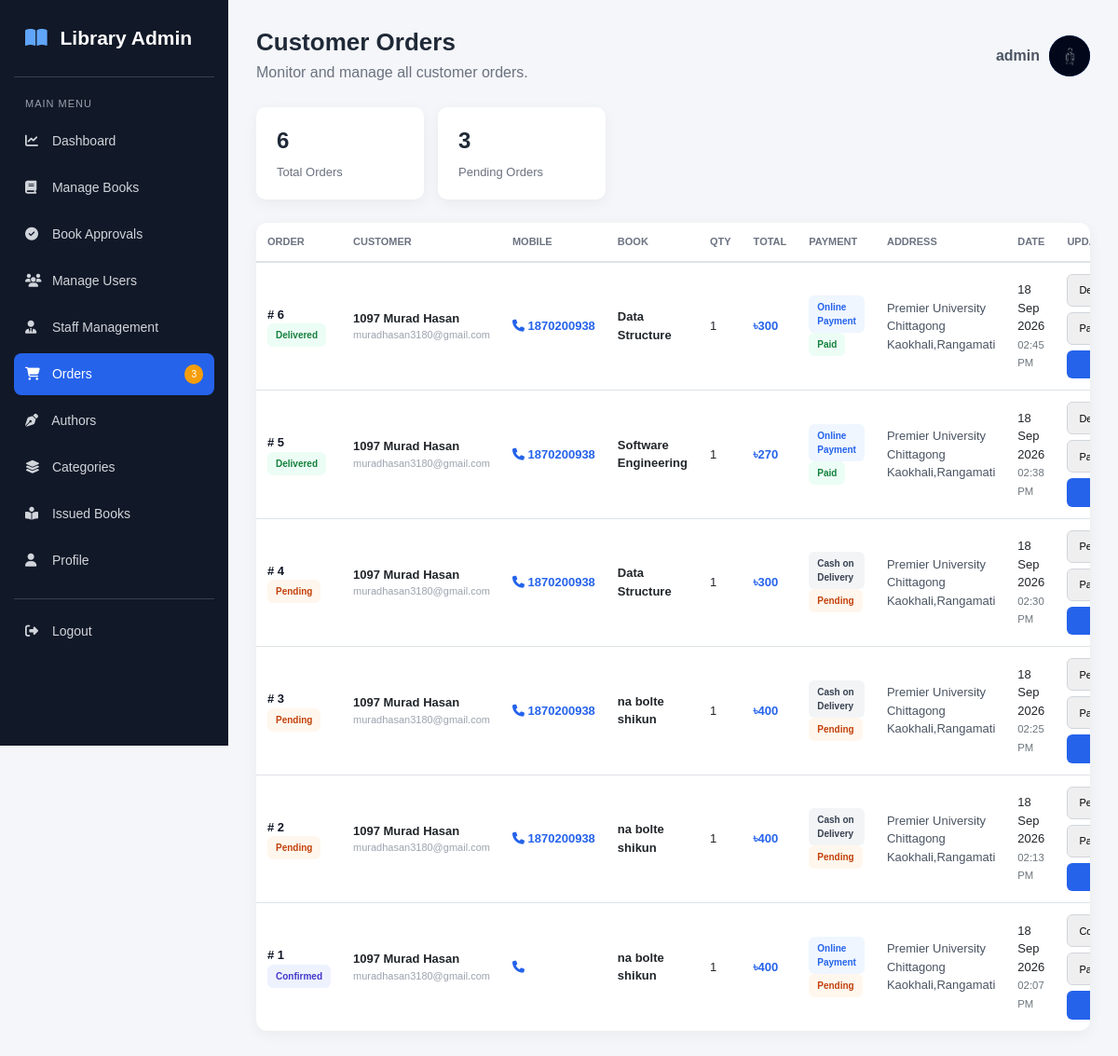
The app's page /admin/orders.php (signed in) with its own data.
### tables this page shows
CREATE TABLE `orders` (
  `order_id` int(11) NOT NULL,
  `user_id` int(11) NOT NULL,
  `book_id` int(11) NOT NULL,
  `quantity` int(11) NOT NULL DEFAULT 1,
  `total_amount` int(11) NOT NULL,
  `payment_method` varchar(30) NOT NULL,
  `payment_status` varchar(30) NOT NULL DEFAULT 'Pending',
  `order_status` varchar(30) NOT NULL DEFAULT 'Pending',
  `delivery_address` varchar(250) NOT NULL,
  `mobile` varchar(20) NOT NULL,
  `order_date` datetime NOT NULL DEFAULT current_timestamp()
);

CREATE TABLE `users` (
  `id` int(11) NOT NULL,
  `name` varchar(50) NOT NULL,
  `email` varchar(100) NOT NULL,
  `password` varchar(100) NOT NULL,
  `mobile` bigint(20) NOT NULL,
  `profile_image` varchar(255) DEFAULT NULL,
  `address` varchar(250) NOT NULL
);

CREATE TABLE `books` (
  `book_id` int(11) NOT NULL,
  `book_name` varchar(250) NOT NULL,
  `author_id` int(11) DEFAULT NULL,
  `pending_author_name` varchar(250) DEFAULT NULL,
  `cat_id` int(11) DEFAULT NULL,
  `pending_category_name` varchar(100) DEFAULT NULL,
  `book_no` int(11) NOT NULL,
  `book_price` int(11) NOT NULL,
  `book_file` varchar(255) DEFAULT NULL,
  `pdf_comment` varchar(500) DEFAULT NULL,
  `book_cover` varchar(255) DEFAULT NULL,
  `added_by` int(11) DEFAULT NULL,
  `added_by_type` varchar(20) NOT NULL DEFAULT 'Admin',
  `approval_status` varchar(20) NOT NULL DEFAULT 'Approved',
  `rejection_reason` varchar(255) DEFAULT NULL
);

### admin/orders.php (the view, shortened to what the rows shown need)
<?php
$conn = mysqli_connect("localhost", "root", "", "lms");
$admin_id = (int) $_SESSION["admin_id"];
$admin_query = "
    SELECT name, email, profile_image
    FROM admins
    WHERE id = $admin_id
    LIMIT 1
";
$admin_result = mysqli_query($conn, $admin_query);
$admin = mysqli_fetch_assoc($admin_result);
$query = "
    SELECT
        orders.order_id,
        orders.quantity,
        orders.total_amount,
        orders.payment_method,
        orders.payment_status,
        orders.order_status,
        orders.delivery_address,
        orders.mobile,
        orders.order_date,
        users.name AS customer_name,
        users.email AS customer_email,
        books.book_name
    FROM orders
    INNER JOIN users
        ON orders.user_id = users.id
    INNER JOIN books
        ON orders.book_id = books.book_id
    ORDER BY orders.order_id DESC
";
$result = mysqli_query($conn, $query);
?>
<!DOCTYPE html>
<html lang="en">
<head>
    <link
        rel="stylesheet"
        href="https://cdn.jsdelivr.net/npm/bootstrap@4.6.2/dist/css/bootstrap.min.css"
    >
    <link
        rel="stylesheet"
        href="https://cdnjs.cloudflare.com/ajax/libs/font-awesome/6.5.2/css/all.min.css"
    >
</head>
<body>
<div class="main">
    <div class="topbar">
        <div class="page-title">
            <h2>
                Customer Orders
            </h2>
        </div>
        <div class="admin-info">
            <span>
                <?php
                echo htmlspecialchars(
                    $admin["name"]
                );
                ?>
            </span>
            <div class="admin-avatar">
                <?php if (
                    !empty(
                        $admin["profile_image"]
                    )
                ): ?>
                    <img
                        src="uploads/<?php
                        echo htmlspecialchars(
                            $admin["profile_image"]
                        );
                        ?>"
                        alt="Admin"
                    >
                <?php else: ?>
                    <i class="fa-solid fa-user"></i>
                <?php endif; ?>
            </div>
        </div>
    </div>
    <div class="order-card">
        <?php if (
            $result &&
            mysqli_num_rows($result) > 0
        ): ?>
            <div class="table-responsive">
                <table class="table mb-0">
                    <thead>
                        <tr>
                            <th>
                                Order
                            </th>
                            <th>
                                Customer
                            </th>
                            <th>
                                Mobile
                            </th>
                            <th>
                                Book
                            </th>
                            <th>
                                Qty
                            </th>
                            <th>
                                Total
                            </th>
                            <th>
                                Payment
                            </th>
                            <th>
                                Address
                            </th>
                            <th>
                                Date
                            </th>
                            <th>
                                Update
                            </th>
                        </tr>
                    </thead>
                    <tbody>
                    <?php while (
                        $order =
                        mysqli_fetch_assoc(
                            $result
                        )
                    ): ?>
                        <tr>
                            <td>
                                <div class="order-id">
                                    #
                                    <?php
                                    echo $order["order_id"];
                                    ?>
                                </div>
                                <?php
                                $order_class =
                                    "status-" .
                                    strtolower(
                                        $order["order_status"]
                                    );
                                ?>
                                <span
                                    class="badge-custom <?php
                                    echo $order_class;
                                    ?>"
                                >
                                    <?php
                                    echo htmlspecialchars(
                                        $order["order_status"]
                                    );
                                    ?>
                                </span>
                            </td>
                            <td>
                                <div class="customer-name">
                                    <?php
                                    echo htmlspecialchars(
                                        $order["customer_name"]
                                    );
                                    ?>
                                </div>
                                <div class="customer-email">
                                    <?php
                                    echo htmlspecialchars(
                                        $order["customer_email"]
                                    );
                                    ?>
                                </div>
                            </td>
                            <td>
                                <span class="mobile">
                                    <i
                                        class="fa-solid fa-phone"
                                    ></i>
                                    <?php
                                    echo htmlspecialchars(
                                        $order["mobile"]
                                    );
                                    ?>
                                </span>
                            </td>
                            <td>
                                <div class="book-name">
                                    <?php
                                    echo htmlspecialchars(
                                        $order["book_name"]
                                    );
                                    ?>
                                </div>
                            </td>
                            <td>
                                <?php
                                echo $order["quantity"];
                                ?>
                            </td>
                            <td>
                                <span class="amount">
                                    ৳<?php
                                    echo number_format(
                                        $order["total_amount"]
                                    );
                                    ?>
                                </span>
                            </td>
                            <td>
                                <?php if (
                                    $order["payment_method"]
                                    == "Online Payment"
                                ): ?>
                                    <span
                                        class="badge-custom payment-online"
                                    >
                                        Online Payment
                                    </span>
                                <?php else: ?>
                                    <span
                                        class="badge-custom payment-cod"
                                    >
                                        Cash on Delivery
                                    </span>
                                <?php endif; ?>
                                <br>
                                <?php
                                $payment_class =
                                    $order["payment_status"]
                                    == "Paid"
                                    ? "payment-paid"
                                    : "status-pending";
                                ?>
                                <span
                                    class="badge-custom
                                    <?php
                                    echo $payment_class;
                                    ?>"
                                >
                                    <?php
                                    echo htmlspecialchars(
                                        $order["payment_status"]
                                    );
                                    ?>
                                </span>
                            </td>
                            <td>
                                <div class="address">
                                    <?php
                                    echo htmlspecialchars(
                                        $order["delivery_address"]
                                    );
                                    ?>
                                </div>
                            </td>
                            <td>
                                <?php
                                echo date(
                                    "d M Y",
                                    strtotime(
                                        $order["order_date"]
                                    )
                                );
                                ?>
                                <br>
                                <small
                                    class="text-muted"
                                >
                                    <?php
                                    echo date(
                                        "h:i A",
                                        strtotime(
                                            $order["order_date"]
                                        )
                                    );
                                    ?>
                                </small>
                            </td>
                            <td>
                                <form
                                    method="POST"
                                    class="update-box"
                                >
                                    <select
                                        name="order_status"
                                    >
                                        <option
                                            value="Pending"
                                            <?php
                                            if (
                                                $order["order_status"]
                                                == "Pending"
                                            ) {
                                                echo "selected";
                                            }
                                            ?>
                                        >
                                            Pending
                                        </option>
                                        <option
                                            value="Confirmed"
                                            <?php
                                            if (
                                                $order["order_status"]
                                                == "Confirmed"
                                            ) {
                                                echo "selected";
                                            }
                                            ?>
                                        >
                                            Confirmed
                                        </option>
                                        <option
                                            value="Delivered"
                                            <?php
                                            if (
                                                $order["order_status"]
                                                == "Delivered"
                                            ) {
                                                echo "selected";
                                            }
                                            ?>
                                        >
                                            Delivered
                                        </option>
                                    </select>
                                    <select
                                        name="payment_status"
                                    >
                                        <option
                                            value="Pending"
                                            <?php
                                            if (
                                                $order["payment_status"]
                                                == "Pending"
                                            ) {
                                                echo "selected";
                                            }
                                            ?>
                                        >
                                            Payment Pending
                                        </option>
                                        <option
                                            value="Paid"
                                            <?php
                                            if (
                                                $order["payment_status"]
                                                == "Paid"
                                            ) {
                                                echo "selected";
                                            }
                                            ?>
                                        >
                                            Payment Paid
                                        </option>
                                    </select>
                                    <button
                                        type="submit"
                                        name="update_order"
                                        class="btn-update"
                                    >
                                    </button>
                                </form>
                            </td>
                        </tr>
                    <?php endwhile; ?>
                    </tbody>
                </table>
            </div>
        <?php endif; ?>
    </div>
</div>
</body>
</html>

### records on screen
orders: order_id "6", order_status "Delivered", user.name "1097 Murad Hasan", user.email "muradhasan3180@gmail.com", mobile "1870200938", book.book_name "Data Structure", quantity "1", total_amount "300", payment_method "Online Payment", payment_status "Paid", delivery_address "Premier University Chittagong Kaokhali,Rangamati", order_date "18 Sep 2026", order_date "02:45 PM", payment_status "Payment Paid"
orders: order_id "5", order_status "Delivered", user.name "1097 Murad Hasan", user.email "muradhasan3180@gmail.com", mobile "1870200938", book.book_name "Software Engineering", quantity "1", total_amount "270", payment_method "Online Payment", payment_status "Paid", delivery_address "Premier University Chittagong Kaokhali,Rangamati", order_date "18 Sep 2026", order_date "02:38 PM", payment_status "Payment Paid"
orders: order_id "4", order_status "Pending", user.name "1097 Murad Hasan", user.email "muradhasan3180@gmail.com", mobile "1870200938", book.book_name "Data Structure", quantity "1", total_amount "300", payment_method "Cash on Delivery", payment_status "Pending", delivery_address "Premier University Chittagong Kaokhali,Rangamati", order_date "18 Sep 2026", order_date "02:30 PM", payment_status "Payment Pending"
orders: order_id "3", order_status "Pending", user.name "1097 Murad Hasan", user.email "muradhasan3180@gmail.com", mobile "1870200938", book.book_name "na bolte shikun", quantity "1", total_amount "400", payment_method "Cash on Delivery", payment_status "Pending", delivery_address "Premier University Chittagong Kaokhali,Rangamati", order_date "18 Sep 2026", order_date "02:25 PM", payment_status "Payment Pending"
orders: order_id "2", order_status "Pending", user.name "1097 Murad Hasan", user.email "muradhasan3180@gmail.com", mobile "1870200938", book.book_name "na bolte shikun", quantity "1", total_amount "400", payment_method "Cash on Delivery", payment_status "Pending", delivery_address "Premier University Chittagong Kaokhali,Rangamati", order_date "18 Sep 2026", order_date "02:13 PM", payment_status "Payment Pending"
orders: order_id "1", order_status "Confirmed", user.name "1097 Murad Hasan", user.email "muradhasan3180@gmail.com", book.book_name "na bolte shikun", quantity "1", total_amount "400", payment_method "Online Payment", payment_status "Pending", delivery_address "Premier University Chittagong Kaokhali,Rangamati", order_date "18 Sep 2026", order_date "02:07 PM", payment_status "Payment Pending"

### other values on screen
$pending_orders "3"
$admin["name"] "admin"
$total_orders "6"
